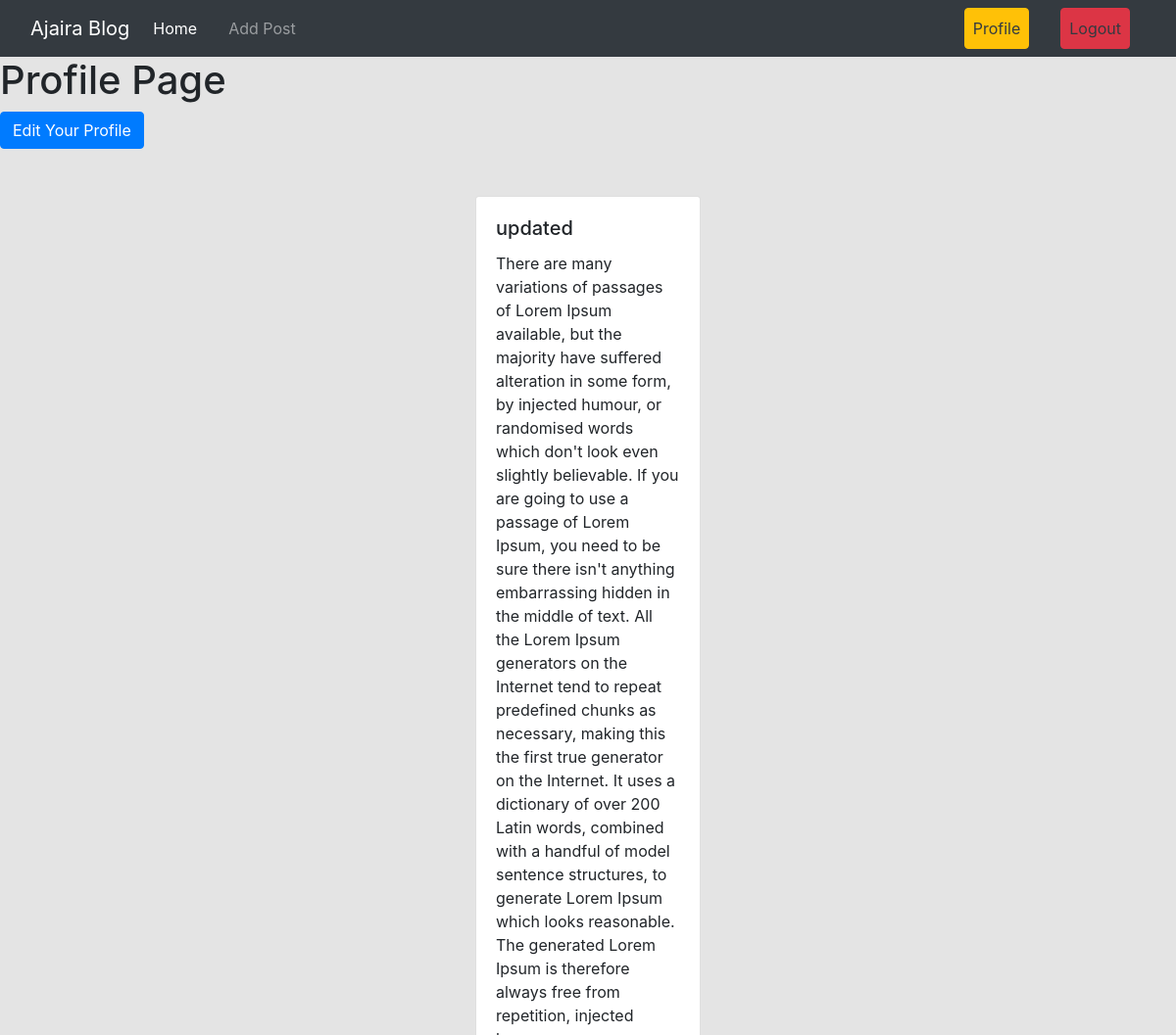
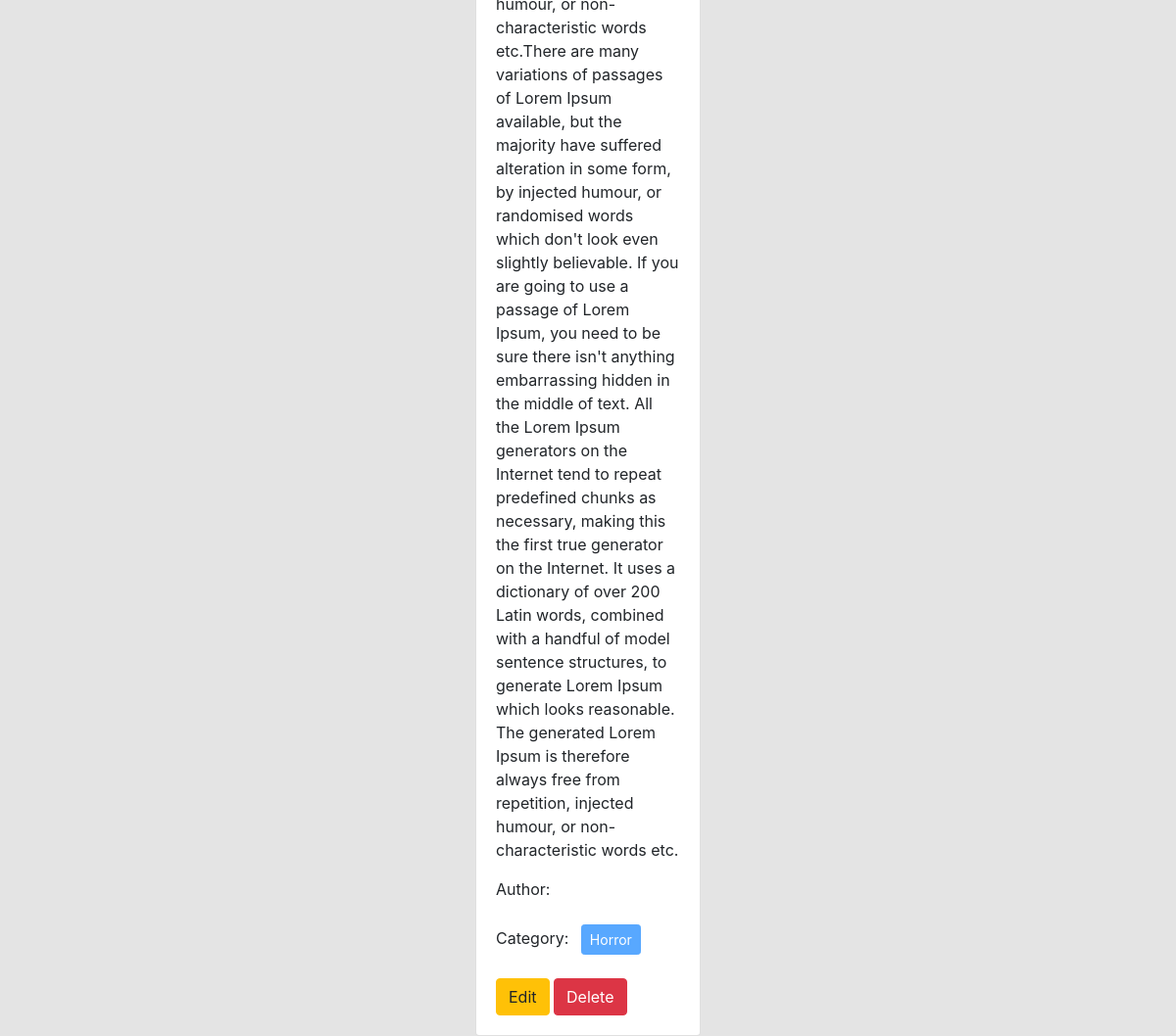
The app's page /author/profile/ (signed in) with its own data (2 pictures, top to bottom).
### posts/models.py (models this page shows, shortened)
class Post(models.Model):
    title= models.CharField(max_length= 50)
    content= models.TextField()
    category= models.ManyToManyField(Category)
    author= models.ForeignKey(User, on_delete= models.CASCADE) # Many to one relation a foreign key use kora hoy
    image= models.ImageField(upload_to='posts/media/uploads/', blank=True, null=True)

### categories/models.py (models this page shows, shortened)
class Category(models.Model):
    name= models.CharField(max_length= 100)
    slug= models.SlugField(max_length= 100, unique= True, null= True, blank= True)

### author/views.py (the view)
# urls.py: path('profile/', views.profile, name="profile"),
@login_required
def profile(request):
    data= Post.objects.filter(author= request.user)
    return render(request, 'profile.html', {'data':data})

### author/templates/profile.html
{% extends "base.html" %}
{% load crispy_forms_tags %}
{% block content %}
<div>
     <h1>Profile Page</h1>
</div>
<div>
    <a class="btn btn-primary" href="{% url 'edit_profile' %}">Edit Your Profile</a>
</div>
<div class="d-flex flex-wrap justify-content-center px-5">
    {% for post in data %}
    <div class="col-sm-3 pt-5 ">
        <div class="card mx-2">
            <div class="card-body">
                <h5 class="card-title">{{post.title}}</h5>
                <p class="card-text">{{post.content}}</p>
                <p>Author: {{post.author.first_name}} {{post.author.last_name}}</p>
                <p>Category: {% for cat in post.category.all %}
                    <button class="btn btn-primary btn-sm m-2" disabled>{{cat.name}}</button>
                {% endfor %}
                </p>
                <a href="{% url "edit_post"  post.id %}" class="btn btn-warning">Edit</a>
                <a href="{% url "delete_post" post.id %}" class="btn btn-danger">Delete</a>
            </div>
        </div>
    </div>
    {% endfor %}
</div>
{% endblock %}

### records on screen
Post: title "updated", content "There are many variations of passages of Lorem Ipsum available, but the majority have suffered alteration in some form, by injected humour, or randomised words which don't look even slightly believable. If you are going to use a passage of Lorem Ipsum, you need to be sure there isn't anything embarrassing hidden in the middle of text. All the Lorem Ipsum generators on the Internet tend to repeat predefined chunks as necessary, making this the first true generator on the Internet. It uses a dictionary of over 200 Latin words, combined with a handful of model sentence structures, to generate Lorem Ipsum which looks reasonable. The generated Lorem Ipsum is therefore always free from…"
Category: name "Horror"
